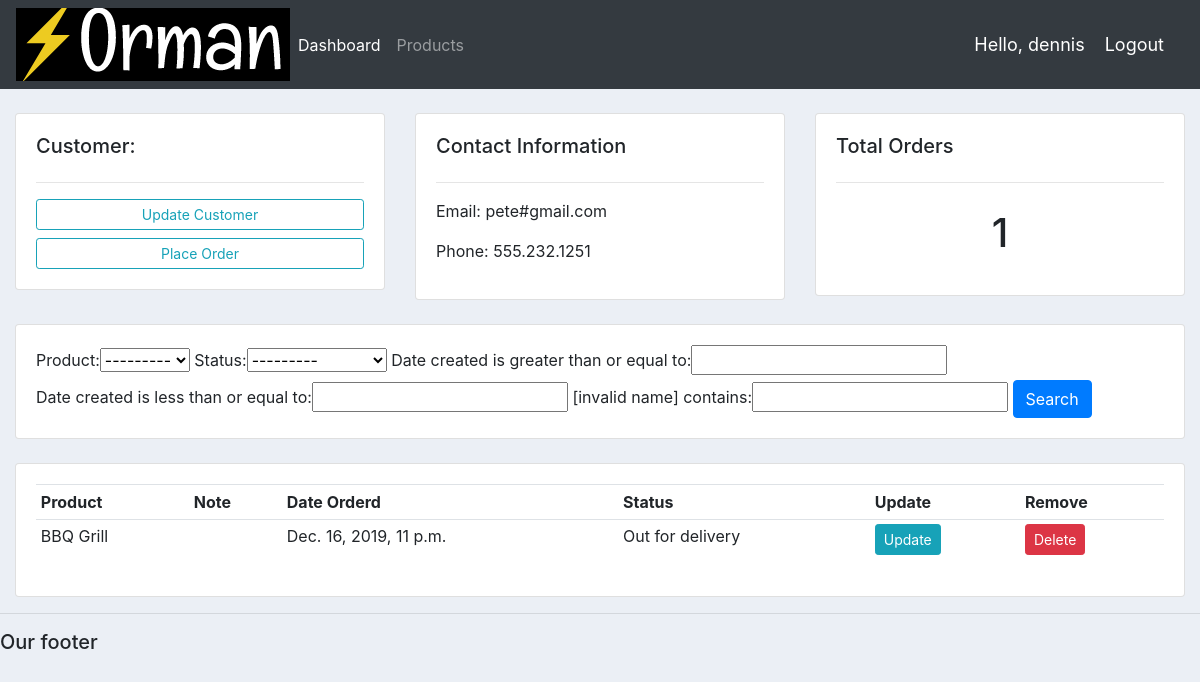
The page /customer/2/ (signed in) on the database its author committed.
### accounts/models.py (models this page shows, shortened)
class Customer(models.Model):
	user=models.OneToOneField(User,null=True,on_delete=models.CASCADE)
	name = models.CharField(max_length=200, null=True)
	phone = models.CharField(max_length=200, null=True)
	email = models.CharField(max_length=200, null=True)
	profilepic = models.ImageField(default="profiledefault.jpeg",null=True, blank=True)
	date_created = models.DateTimeField(auto_now_add=True, null=True)

class Order(models.Model):
	STATUS = (
			('Pending', 'Pending'),
			('Out for delivery', 'Out for delivery'),
			('Delivered', 'Delivered'),
			)
	customer=models.ForeignKey(Customer,null=True,on_delete=models.SET_NULL)
	product=models.ForeignKey(Product,null=True,on_delete=models.SET_NULL)
	date_created = models.DateTimeField(auto_now_add=True, null=True)
	status = models.CharField(max_length=200,null=True,choices=STATUS)

class Product(models.Model):
	CATEGORY = (
			('Indoor', 'Indoor'),
			('Out Door', 'Out Door'),
			)
	name = models.CharField(max_length=200,null=True)
	price = models.FloatField(null=True)
	category = models.CharField(max_length=200,null=True,choices=CATEGORY)
	date_created = models.DateTimeField(auto_now_add=True, null=True)
	tags=models.ManyToManyField(Tag)
	def __str__(self):
		return self.name

### accounts/decorators.py (the view)
		def wrapper_func(request, *args, **kwargs):
			group = None
			if request.user.groups.exists():
				group = request.user.groups.all()[0].name
			if group in allowed_roles:
				return view_func(request, *args, **kwargs)
			else:
				return HttpResponse('You are not authorized to view this page')

### accounts/views.py (called while the page is built)
@login_required(login_url='login')
@allowed_users(allowed_roles=['admin'])
def customer(request, pk_test):
	customer = Customer.objects.get(id=pk_test)
	orders = customer.order_set.all()
	order_count = orders.count()
	myFilter = OrderFilter(request.GET, queryset=orders)
	orders = myFilter.qs
	context = {'customer':customer, 'orders':orders, 'order_count':order_count,
	'myFilter':myFilter}
	return render(request, 'accounts/customer.html',context)

### accounts/templates/accounts/customer.html
{%  extends 'accounts/main.html' %}
{% block content %}
	<br>
<div class="row">
	<div class="col-md">
		<div class="card card-body">
			<h5>Customer:</h5>
			<hr>
			<a class="btn btn-outline-info  btn-sm btn-block" href="">Update Customer</a>
			<a class="btn btn-outline-info  btn-sm btn-block" href="{% url 'create_order' customer.id %}">Place Order</a>
		</div>
	</div>
	<div class="col-md">
		<div class="card card-body">
			<h5>Contact Information</h5>
			<hr>
			<p>Email: {{customer.email}}</p>
			<p>Phone: {{customer.phone}}</p>
		</div>
	</div>
	<div class="col-md">
		<div class="card card-body">
			<h5>Total Orders</h5>
			<hr>
			<h1 style="text-align: center;padding: 10px">{{order_count}}</h1>
		</div>
	</div>
</div>
<br>
<div class="row">
	<div class="col">
		<div class="card card-body">
			<form method="get">
				{{myFilter.form}}
		    <button class="btn btn-primary" type="submit">Search</button>
		  </form>
		</div>
	</div>
</div>
<br>
<div class="row">
	<div class="col-md">
		<div class="card card-body">
			<table class="table table-sm">
				<tr>
					<th>Product</th>
					<th>Note</th>
					<th>Date Orderd</th>
					<th>Status</th>
					<th>Update</th>
					<th>Remove</th>
				</tr>
				{% for order in orders %}
				<tr>
					<td>{{order.product}}</td>
					<td>{{order.note}}</td>
					<td>{{order.date_created}}</td>
					<td>{{order.status}}</td>
					<td><a class="btn btn-sm btn-info" href="{% url 'update_order' order.id %}">Update</a></td>
					<td><a class="btn btn-sm btn-danger" href="{% url 'delete_order' order.id %}">Delete</a></td>
				</tr>
				{% endfor %}
			</table>
		</div>
	</div>
</div>
{% endblock %}

### accounts/templates/accounts/navbar.html (shortened to what this page needs)
{% load static %}
<nav class="navbar navbar-expand-lg navbar-dark bg-dark">
 <img src="{% static 'images/logo.png' %}">
  <div class="collapse navbar-collapse" id="navbarNav">
    <ul class="navbar-nav">
      {% if request.user.is_staff %}
      <li class="nav-item active">
        <a class="nav-link" href="{% url 'home' %}">Dashboard</a>
      </li>
      <li class="nav-item">
        <a class="nav-link" href="{% url 'products' %}">Products</a>
      </li>
      {% else %}
       <li class="nav-item">
        <a class="nav-link" href="{% url 'account' %}">Settings</a>
      </li>
      {% endif %}
    </ul>
  </div>
  <span class="hello-msg">Hello, {{request.user}}</span>
  <span ><a  class="hello-msg" href="{% url 'logout' %}">Logout</a></span>
</nav>

### static/css/main.css (style rules this page uses)
body { background-color: #ebeff5; }

### accounts/templates/accounts/navbar.html (style rules this page uses)
.hello-msg { font-size: 18px; color: #fff; margin-right: 20px; }

### rows shown on the page
Customer: email "pete#gmail.com", phone "555.232.1251"
Order: product "BBQ Grill", date_created "Dec. 16, 2019, 11 p.m.", status "Out for delivery"

### other values the page prints
{{ request.user }} "dennis"
{{ order_count }} "1"
